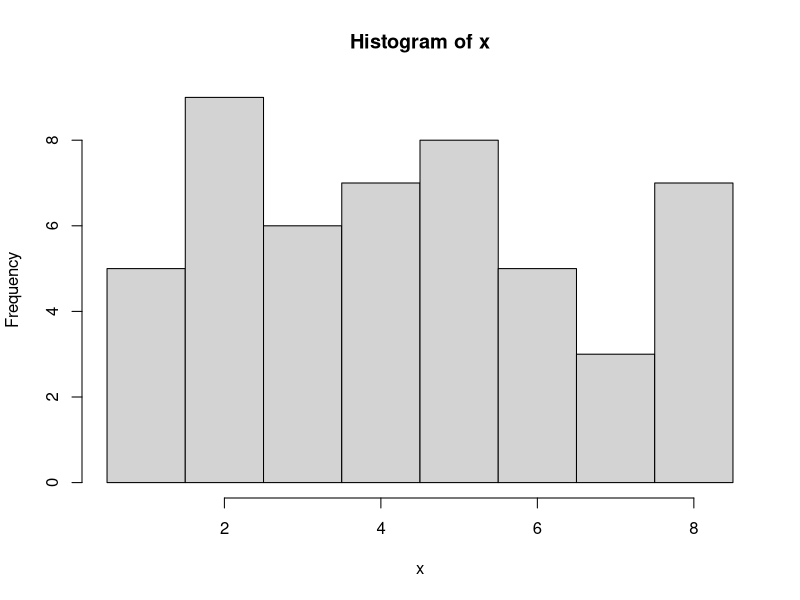
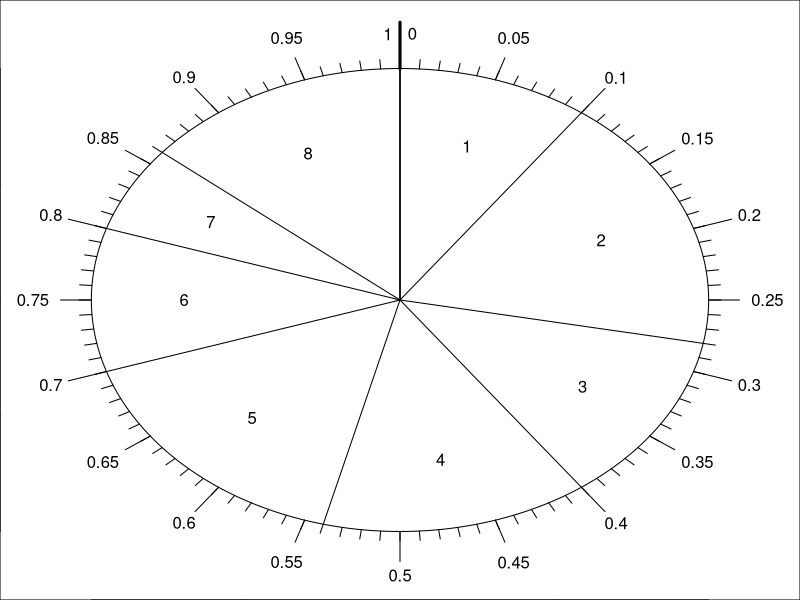

These figures' R source, in order:
## ---- chunk 1
while(T)
  {n = sample(c(20,50,100),1)
    i = 1:n
    type = sample(1:2,1)
    ns = c(6,8)[type]
    x = sample(1:ns,n,T)
    brks = 1:(ns+1)-0.5
    myhist = hist(x,breaks=brks)
    counts = myhist$counts
    if(sum(counts>0)==length(counts)){
      break
    }
}
ps = counts/n
strdie = c("six","eight")[type]

b1 = sample(brks[3:(length(brks)-1)],1)
n1 = sum(x<b1)
b2 = sample(brks[2:(length(brks)-2)],1)
n2 = sum(x>b2)
b3 = sort(sample(brks[2:(length(brks)-1)],2))
c3 = mean(b3)
r3 = (b3[2]-b3[1])/2
n3 = sum(abs(x-c3)<r3)
b4 = sort(sample(brks[2:(length(brks)-1)],2))
c4 = mean(b4)
r4 = (b4[2]-b4[1])/2
n4 = sum(abs(x-c4)>r4)

b5 = sample(brks[3:(length(brks)-1)],1)
n5 = sum(x<b5)
b6 = sample(brks[2:(length(brks)-2)],1)
n6 = sum(x>b6)
b7 = sort(sample(brks[2:(length(brks)-1)],2))
c7 = mean(b7)
r7 = (b7[2]-b7[1])/2
if(r7==round(r7)){
  wrd7 = "integer"
} else {
  wrd7 = "half-integer"
}
n7 = sum(abs(x-c7)<r7)
b8 = sort(sample(brks[2:(length(brks)-1)],2))
c8 = mean(b8)
r8 = (b8[2]-b8[1])/2
if(r8==round(r8)){
  wrd8 = "integer"
} else {
  wrd8 = "half-integer"
}
n8 = sum(abs(x-c8)>r8)
## ---- chunk 2
size = 1.2
ps = counts/n
cp = cumsum(c(0,ps,1))
mids = (cp[2:(ns+1)]+cp[1:ns])/2
par(mar=c(0,0,0,0))
plot(0,0,type="n",xlim=c(-size,size),ylim=c(-size,size))
th = seq(0,2*pi,length.out=1000)
lines(sin(th),cos(th))
for(a in cp){
  lines(c(0,sin(a*2*pi)),c(0,cos(a*2*pi)))
}
for(a in seq(0.1,0.9,0.1)){
  lines(c(sin(a*2*pi),1.13*sin(a*2*pi)),c(cos(a*2*pi),1.13*cos(a*2*pi)))
  text(1.19*sin(a*2*pi),1.19*cos(a*2*pi),a)
}
for(a in seq(0.05,0.95,0.1)){
  lines(c(sin(a*2*pi),1.10*sin(a*2*pi)),c(cos(a*2*pi),1.10*cos(a*2*pi)))
  text(1.19*sin(a*2*pi),1.19*cos(a*2*pi),a)
}
for(a in seq(0.01,0.99,0.01)){
  lines(c(sin(a*2*pi),1.04*sin(a*2*pi)),c(cos(a*2*pi),1.04*cos(a*2*pi)))
}
for(i in 1:ns){
  a = mids[i]
  text(0.7*sin(a*2*pi),0.7*cos(a*2*pi),(1:n)[i])
}
lines(c(0,0),c(1,size),lwd=3)
text(0.04,1.15,0)
text(-0.04,1.15,1)
